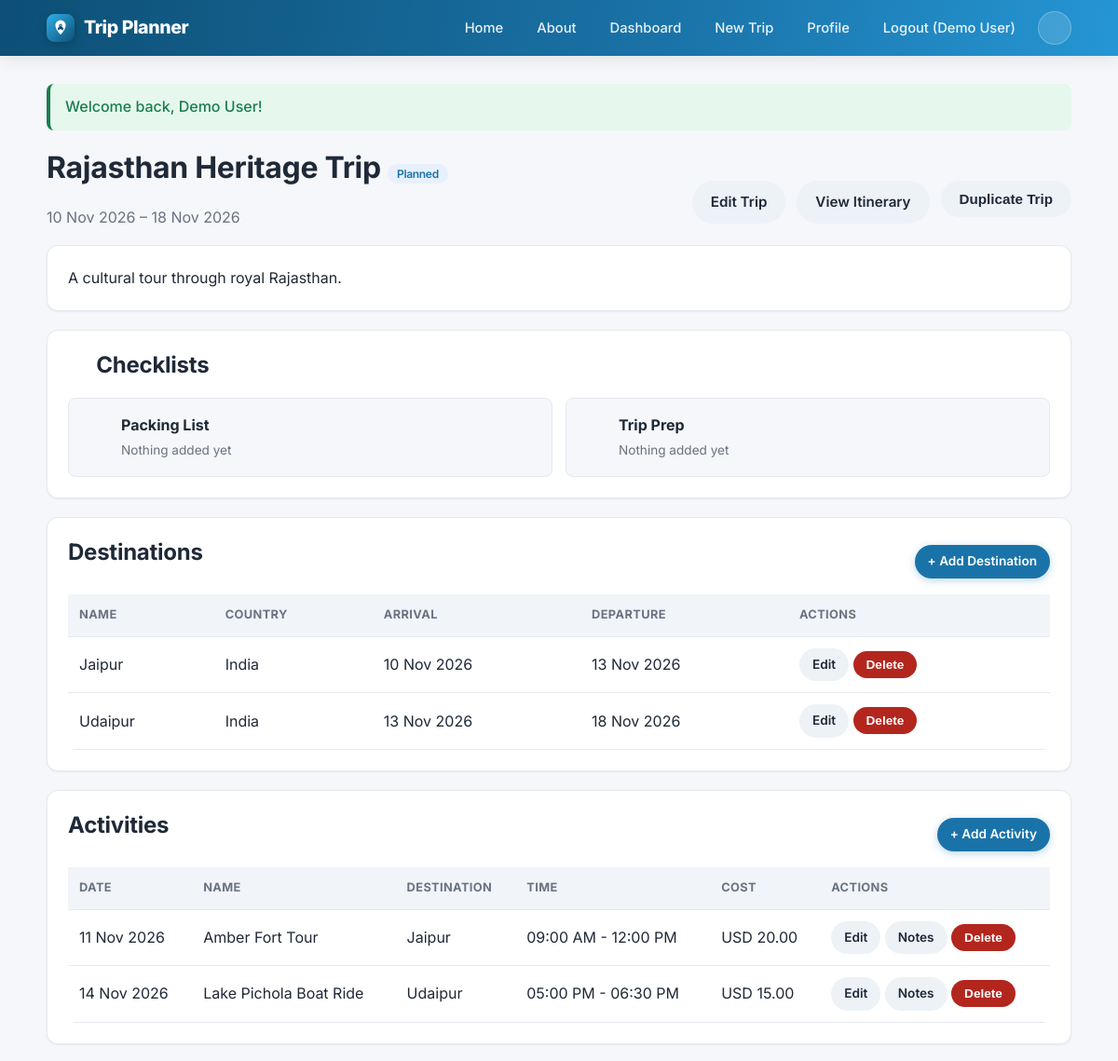
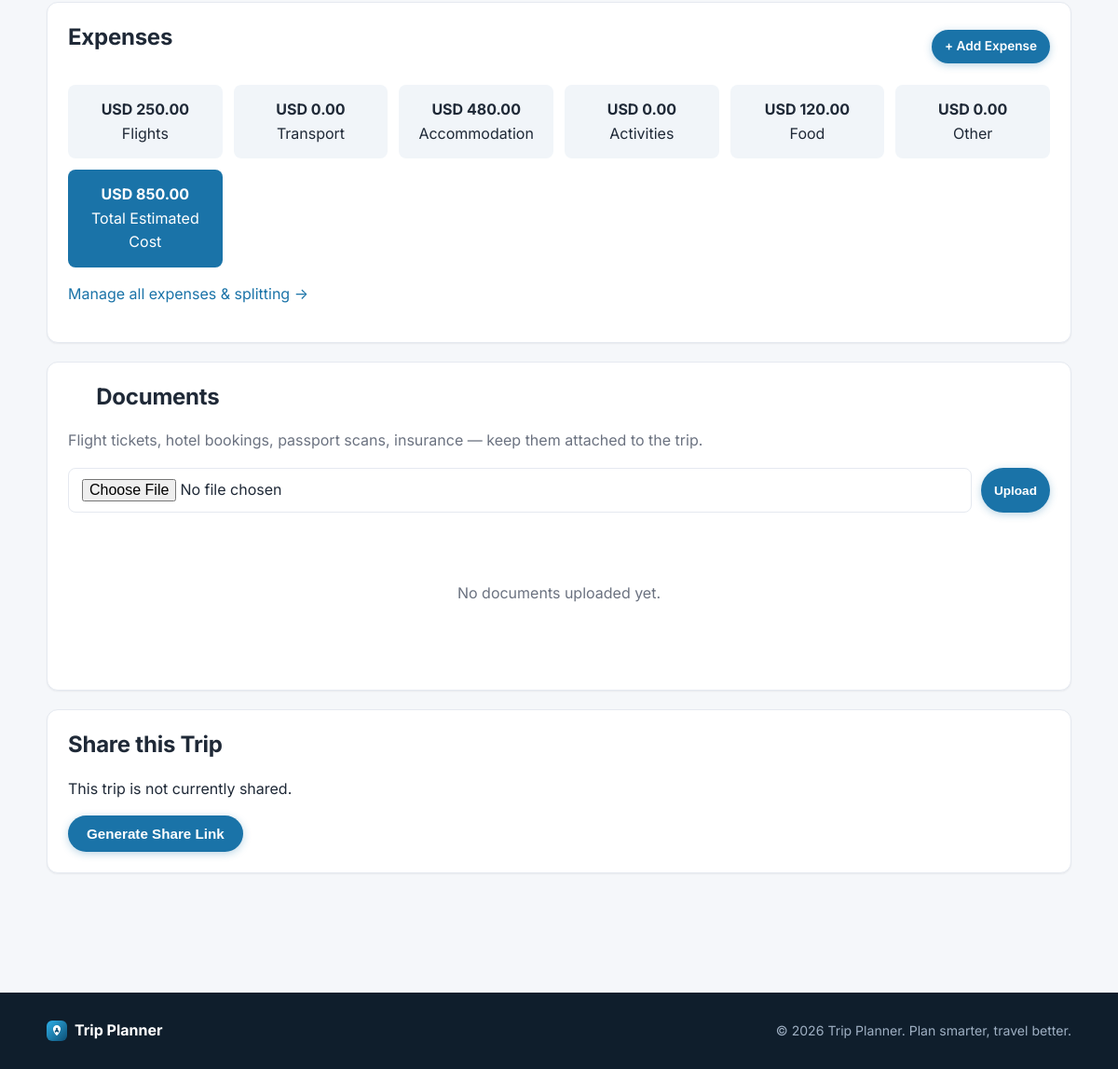
/trip-details.php?id=1 (signed in), run on the app's committed database (2 pictures, top to bottom).
### tables this page shows
CREATE TABLE users (
    id INT UNSIGNED AUTO_INCREMENT PRIMARY KEY,
    name VARCHAR(100) NOT NULL,
    email VARCHAR(150) NOT NULL UNIQUE,
    password_hash VARCHAR(255) NOT NULL,
    role ENUM('user','admin') NOT NULL DEFAULT 'user',
    status ENUM('active','inactive') NOT NULL DEFAULT 'active',
    created_at TIMESTAMP DEFAULT CURRENT_TIMESTAMP,
    updated_at TIMESTAMP DEFAULT CURRENT_TIMESTAMP ON UPDATE CURRENT_TIMESTAMP,
    INDEX idx_users_email (email),
    INDEX idx_users_role (role)
);

CREATE TABLE trips (
    id INT UNSIGNED AUTO_INCREMENT PRIMARY KEY,
    user_id INT UNSIGNED NOT NULL,
    name VARCHAR(150) NOT NULL,
    description TEXT,
    cover_image VARCHAR(255) DEFAULT NULL,
    notes TEXT,
    start_date DATE NOT NULL,
    end_date DATE NOT NULL,
    status ENUM('planned','ongoing','completed','cancelled') NOT NULL DEFAULT 'planned',
    created_at TIMESTAMP DEFAULT CURRENT_TIMESTAMP,
    updated_at TIMESTAMP DEFAULT CURRENT_TIMESTAMP ON UPDATE CURRENT_TIMESTAMP,
    CONSTRAINT fk_trips_user FOREIGN KEY (user_id) REFERENCES users(id) ON DELETE CASCADE,
    INDEX idx_trips_user (user_id),
    INDEX idx_trips_status (status)
);

CREATE TABLE destinations (
    id INT UNSIGNED AUTO_INCREMENT PRIMARY KEY,
    trip_id INT UNSIGNED NOT NULL,
    name VARCHAR(150) NOT NULL,
    country VARCHAR(100) NOT NULL,
    location VARCHAR(255) DEFAULT NULL,
    notes TEXT,
    arrival_date DATE NOT NULL,
    departure_date DATE NOT NULL,
    sort_order INT UNSIGNED NOT NULL DEFAULT 0,
    created_at TIMESTAMP DEFAULT CURRENT_TIMESTAMP,
    CONSTRAINT fk_destinations_trip FOREIGN KEY (trip_id) REFERENCES trips(id) ON DELETE CASCADE,
    INDEX idx_destinations_trip (trip_id)
);

CREATE TABLE activities (
    id INT UNSIGNED AUTO_INCREMENT PRIMARY KEY,
    trip_id INT UNSIGNED NOT NULL,
    destination_id INT UNSIGNED DEFAULT NULL,
    name VARCHAR(150) NOT NULL,
    description TEXT,
    location VARCHAR(255) DEFAULT NULL,
    activity_date DATE NOT NULL,
    start_time TIME DEFAULT NULL,
    end_time TIME DEFAULT NULL,
    estimated_cost DECIMAL(10,2) NOT NULL DEFAULT 0.00,
    created_at TIMESTAMP DEFAULT CURRENT_TIMESTAMP,
    CONSTRAINT fk_activities_trip FOREIGN KEY (trip_id) REFERENCES trips(id) ON DELETE CASCADE,
    CONSTRAINT fk_activities_destination FOREIGN KEY (destination_id) REFERENCES destinations(id) ON DELETE SET NULL,
    INDEX idx_activities_trip (trip_id),
    INDEX idx_activities_date (activity_date)
);

### includes/auth.php (called while the page is built, shortened)
<?php
require_once __DIR__ . '/functions.php';
function isLoggedIn(): bool
{
    return !empty($_SESSION['user_id']);
}
function currentUser(): ?array
{
    static $user = null;
    if ($user === null) {
        $pdo = getDB();
        $stmt = $pdo->prepare('SELECT id, name, email, role, status FROM users WHERE id = ?');
        $stmt->execute([$_SESSION['user_id']]);
        $user = $stmt->fetch() ?: null;
    }
    return $user;
}
function requireLogin(): array
{
    $user = currentUser();
    return $user;
}

### includes/functions.php (called while the page is built, shortened)
<?php
function e(?string $value): string
{
    return htmlspecialchars($value ?? '', ENT_QUOTES, 'UTF-8');
}
function flash(string $key, ?string $message = null)
{
    if (!empty($_SESSION['flash'][$key])) {
        $msg = $_SESSION['flash'][$key];
        return $msg;
    }
    return null;
}
function formatMoney(float $amount, string $currency = 'USD'): string
{
    return $currency . ' ' . number_format($amount, 2);
}
function formatDate(?string $date): string
{
    $ts = strtotime($date);
    return $ts ? date('d M Y', $ts) : '';
}
function formatTime(?string $time): string
{
    $ts = strtotime($time);
    return $ts ? date('h:i A', $ts) : '';
}
function getOwnedTrip(int $tripId, int $userId): ?array
{
    $pdo = getDB();
    $stmt = $pdo->prepare('SELECT * FROM trips WHERE id = ? AND user_id = ?');
    $stmt->execute([$tripId, $userId]);
    $trip = $stmt->fetch();
    return $trip ?: null;
}
function getTripTotals(int $tripId): array
{
    $pdo = getDB();
    $stmt = $pdo->prepare('SELECT category, COALESCE(SUM(amount),0) as total FROM expenses WHERE trip_id = ? GROUP BY category');
    $stmt->execute([$tripId]);
    $rows = $stmt->fetchAll();
    $totals = [
        'flight' => 0, 'transport' => 0, 'accommodation' => 0,
        'activity' => 0, 'food' => 0, 'other' => 0,
    ];
    foreach ($rows as $row) {
        $totals[$row['category']] = (float)$row['total'];
    }
    $totals['grand_total'] = array_sum($totals);
    return $totals;
}
function getChecklist(int $tripId, string $type): array
{
    $pdo = getDB();
    $stmt = $pdo->prepare('SELECT * FROM trip_checklist_items WHERE trip_id = ? AND type = ? ORDER BY sort_order ASC, id ASC');
    $stmt->execute([$tripId, $type]);
    return $stmt->fetchAll();
}

### trip-details.php (the view, shortened to what this page needs)
<?php
require_once __DIR__ . '/includes/auth.php';
$user = requireLogin();
$tripId = (int)($_GET['id'] ?? 0);
$trip = getOwnedTrip($tripId, $user['id']);
$pdo = getDB();
$stmt = $pdo->prepare('SELECT * FROM destinations WHERE trip_id = ? ORDER BY sort_order ASC, arrival_date ASC');
$stmt->execute([$tripId]);
$destinations = $stmt->fetchAll();
$stmt = $pdo->prepare('
  SELECT a.*, d.name as destination_name,
    (SELECT COUNT(*) FROM activity_comments c WHERE c.activity_id = a.id) as comment_count
  FROM activities a LEFT JOIN destinations d ON d.id = a.destination_id
  WHERE a.trip_id = ? ORDER BY a.activity_date ASC, a.start_time ASC
');
$stmt->execute([$tripId]);
$activities = $stmt->fetchAll();
$totals = getTripTotals($tripId);
$stmt = $pdo->prepare('SELECT token, is_active FROM trip_shares WHERE trip_id = ?');
$stmt->execute([$tripId]);
$share = $stmt->fetch();
$stmt = $pdo->prepare('SELECT * FROM trip_documents WHERE trip_id = ? ORDER BY uploaded_at DESC');
$stmt->execute([$tripId]);
$documents = $stmt->fetchAll();
$packingItems = getChecklist($tripId, 'packing');
$prepItems = getChecklist($tripId, 'prep');
$packingDone = count(array_filter($packingItems, fn($i) => (int)$i['is_done'] === 1));
$prepDone = count(array_filter($prepItems, fn($i) => (int)$i['is_done'] === 1));
require_once __DIR__ . '/includes/header.php';
?>
<div class="flex-between">
  <div>
    <h1 class="mt-0"><?= e($trip['name']) ?> <span class="badge badge-<?= e($trip['status']) ?>"><?= e(ucfirst($trip['status'])) ?></span></h1>
    <p class="text-muted"><?= e(formatDate($trip['start_date'])) ?> &ndash; <?= e(formatDate($trip['end_date'])) ?></p>
  </div>
  <div class="btn-row">
    <a class="btn btn-secondary" href="<?= BASE_URL ?>/edit-trip.php?id=<?= $tripId ?>">Edit Trip</a>
    <a class="btn btn-secondary" href="<?= BASE_URL ?>/itinerary.php?id=<?= $tripId ?>">View Itinerary</a>
    <form method="post" action="<?= BASE_URL ?>/duplicate-trip.php" style="display:inline">
      <button type="submit" class="btn btn-secondary">Duplicate Trip</button>
    </form>
  </div>
</div>
<?php if ($trip['description']): ?><div class="card"><?= nl2br(e($trip['description'])) ?></div><?php endif; ?>
<div class="card">
  <h2 class="mt-0"><?= icon('check', 'icon-inline') ?> Checklists</h2>
  <div class="checklist-summary-grid">
    <a class="checklist-summary-card" href="<?= BASE_URL ?>/checklist.php?trip_id=<?= $tripId ?>&type=packing">
      <?= icon('suitcase') ?>
      <div>
        <strong>Packing List</strong>
        <span class="text-muted"><?= $packingItems ? "$packingDone/" . count($packingItems) . ' packed' : 'Nothing added yet' ?></span>
      </div>
    </a>
    <a class="checklist-summary-card" href="<?= BASE_URL ?>/checklist.php?trip_id=<?= $tripId ?>&type=prep">
      <?= icon('check') ?>
      <div>
        <strong>Trip Prep</strong>
        <span class="text-muted"><?= $prepItems ? "$prepDone/" . count($prepItems) . ' done' : 'Nothing added yet' ?></span>
      </div>
    </a>
  </div>
</div>
<div class="card">
  <div class="flex-between">
    <h2 class="mt-0">Destinations</h2>
    <a class="btn btn-primary btn-sm" href="<?= BASE_URL ?>/add-destination.php?trip_id=<?= $tripId ?>">+ Add Destination</a>
  </div>
  <?php if (empty($destinations)): ?>
    <div class="empty-state"><p>No destinations added yet.</p></div>
  <?php else: ?>
    <div class="table-wrap">
      <table>
        <thead><tr><th>Name</th><th>Country</th><th>Arrival</th><th>Departure</th><th>Actions</th></tr></thead>
        <tbody>
        <?php foreach ($destinations as $d): ?>
          <tr>
            <td><?= e($d['name']) ?></td>
            <td><?= e($d['country']) ?></td>
            <td><?= e(formatDate($d['arrival_date'])) ?></td>
            <td><?= e(formatDate($d['departure_date'])) ?></td>
            <td>
              <a class="btn btn-secondary btn-sm" href="<?= BASE_URL ?>/edit-destination.php?id=<?= (int)$d['id'] ?>">Edit</a>
              <form style="display:inline" method="post" action="<?= BASE_URL ?>/delete-destination.php" data-confirm="Delete this destination?">
                <button type="submit" class="btn btn-danger btn-sm">Delete</button>
              </form>
            </td>
          </tr>
        <?php endforeach; ?>
        </tbody>
      </table>
    </div>
  <?php endif; ?>
</div>
<div class="card">
  <div class="flex-between">
    <h2 class="mt-0">Activities</h2>
    <a class="btn btn-primary btn-sm" href="<?= BASE_URL ?>/add-activity.php?trip_id=<?= $tripId ?>">+ Add Activity</a>
  </div>
  <?php if (empty($activities)): ?>
    <div class="empty-state"><p>No activities added yet.</p></div>
  <?php else: ?>
    <div class="table-wrap">
      <table>
        <thead><tr><th>Date</th><th>Name</th><th>Destination</th><th>Time</th><th>Cost</th><th>Actions</th></tr></thead>
        <tbody>
        <?php foreach ($activities as $a): ?>
          <tr>
            <td><?= e(formatDate($a['activity_date'])) ?></td>
            <td><?= e($a['name']) ?></td>
            <td><?= e($a['destination_name'] ?? '—') ?></td>
            <td><?= e(formatTime($a['start_time'])) ?><?= $a['end_time'] ? ' - ' . e(formatTime($a['end_time'])) : '' ?></td>
            <td><?= e(formatMoney((float)$a['estimated_cost'])) ?></td>
            <td>
              <a class="btn btn-secondary btn-sm" href="<?= BASE_URL ?>/edit-activity.php?id=<?= (int)$a['id'] ?>">Edit</a>
              <a class="btn btn-secondary btn-sm" href="<?= BASE_URL ?>/activity-comments.php?activity_id=<?= (int)$a['id'] ?>">Notes<?= $a['comment_count'] ? ' (' . (int)$a['comment_count'] . ')' : '' ?></a>
              <form style="display:inline" method="post" action="<?= BASE_URL ?>/delete-activity.php" data-confirm="Delete this activity?">
                <button type="submit" class="btn btn-danger btn-sm">Delete</button>
              </form>
            </td>
          </tr>
        <?php endforeach; ?>
        </tbody>
      </table>
    </div>
  <?php endif; ?>
</div>
<div class="card">
  <div class="flex-between">
    <h2 class="mt-0">Expenses</h2>
    <a class="btn btn-primary btn-sm" href="<?= BASE_URL ?>/expenses.php?trip_id=<?= $tripId ?>&action=add">+ Add Expense</a>
  </div>
  <div class="cost-summary">
    <div class="cost-item"><strong><?= e(formatMoney($totals['flight'])) ?></strong><br>Flights</div>
    <div class="cost-item"><strong><?= e(formatMoney($totals['transport'])) ?></strong><br>Transport</div>
    <div class="cost-item"><strong><?= e(formatMoney($totals['accommodation'])) ?></strong><br>Accommodation</div>
    <div class="cost-item"><strong><?= e(formatMoney($totals['activity'])) ?></strong><br>Activities</div>
    <div class="cost-item"><strong><?= e(formatMoney($totals['food'])) ?></strong><br>Food</div>
    <div class="cost-item"><strong><?= e(formatMoney($totals['other'])) ?></strong><br>Other</div>
    <div class="cost-item total"><strong><?= e(formatMoney($totals['grand_total'])) ?></strong><br>Total Estimated Cost</div>
  </div>
  <p><a href="<?= BASE_URL ?>/expenses.php?trip_id=<?= $tripId ?>">Manage all expenses &amp; splitting &rarr;</a></p>
</div>
<div class="card">
  <h2 class="mt-0"><?= icon('link', 'icon-inline') ?> Documents</h2>
  <p class="text-muted mt-0">Flight tickets, hotel bookings, passport scans, insurance — keep them attached to the trip.</p>
  <form method="post" action="<?= BASE_URL ?>/upload-document.php" enctype="multipart/form-data" class="checklist-add-row">
    <input type="file" name="document" accept=".pdf,.jpg,.jpeg,.png,.webp,.doc,.docx" required>
    <button type="submit" class="btn btn-primary btn-sm">Upload</button>
  </form>
  <?php if (empty($documents)): ?>
    <div class="empty-state"><p>No documents uploaded yet.</p></div>
  <?php endif; ?>
</div>
<div class="card">
  <h2 class="mt-0">Share this Trip</h2>
  <?php if ($share && $share['is_active']): ?>
    <p>Your itinerary is publicly viewable at:</p>
    <p><code><?= e('/shared-trip.php?token=' . $share['token']) ?></code></p>
    <form method="post" action="<?= BASE_URL ?>/toggle-share.php">
      <?= csrf_field() ?>
      <input type="hidden" name="trip_id" value="<?= $tripId ?>">
      <input type="hidden" name="action" value="disable">
      <button type="submit" class="btn btn-secondary">Disable Sharing</button>
    </form>
  <?php else: ?>
    <p>This trip is not currently shared.</p>
    <form method="post" action="<?= BASE_URL ?>/toggle-share.php">
      <button type="submit" class="btn btn-primary">Generate Share Link</button>
    </form>
  <?php endif; ?>
</div>
<?php require_once __DIR__ . '/includes/footer.php'; ?>

### includes/header.php (shortened to what this page needs)
<?php
require_once __DIR__ . '/functions.php';
require_once __DIR__ . '/icons.php';
$user = function_exists('currentUser') ? currentUser() : null;
?>
<!DOCTYPE html>
<html lang="en">
<head>
<link rel="stylesheet" href="<?= BASE_URL ?>/assets/css/style.css">
</head>
<body>
<header class="site-header">
  <div class="container header-inner">
    <a class="logo" href="<?= BASE_URL ?>/index.php"><img src="<?= BASE_URL ?>/assets/images/logo.svg" width="30" height="30" alt=""> Trip Planner</a>
    <nav class="main-nav" aria-label="Main navigation">
      <ul id="navLinks" class="nav-links">
        <li><a href="<?= BASE_URL ?>/index.php">Home</a></li>
        <li><a href="<?= BASE_URL ?>/about.php">About</a></li>
        <?php if ($user): ?>
          <li><a href="<?= BASE_URL ?>/dashboard.php">Dashboard</a></li>
          <li><a href="<?= BASE_URL ?>/create-trip.php">New Trip</a></li>
          <li><a href="<?= BASE_URL ?>/profile.php">Profile</a></li>
          <li><a href="<?= BASE_URL ?>/logout.php">Logout (<?= e($user['name']) ?>)</a></li>
        <?php else: ?>
          <li><a href="<?= BASE_URL ?>/login.php">Login</a></li>
          <li><a href="<?= BASE_URL ?>/register.php">Register</a></li>
        <?php endif; ?>
        <li><button type="button" id="themeToggle" class="theme-toggle" aria-label="Toggle dark mode" title="Toggle dark mode"><?= icon('moon', 'theme-icon-dark') ?><?= icon('sun', 'theme-icon-light') ?></button></li>
      </ul>
    </nav>
  </div>
</header>
<main class="container main-content">
<?php
$ok  = flash('success');
if ($err): ?>
<?php endif;
if ($ok): ?>
  <div class="alert alert-success" role="alert"><?= e($ok) ?></div>
<?php endif; ?>

### data on the page
users: name "Demo User"
trips: name "Rajasthan Heritage Trip", status "Planned", start_date "10 Nov 2026", end_date "18 Nov 2026", description "A cultural tour through royal Rajasthan."
destinations: name "Jaipur", country "India", arrival_date "10 Nov 2026", departure_date "13 Nov 2026"
destinations: name "Udaipur", country "India", arrival_date "13 Nov 2026", departure_date "18 Nov 2026"
activities: activity_date "11 Nov 2026", name "Amber Fort Tour", destination.name "Jaipur", start_time "09:00 AM", end_time "12:00 PM", estimated_cost "USD 20.00"
activities: activity_date "14 Nov 2026", name "Lake Pichola Boat Ride", destination.name "Udaipur", start_time "05:00 PM", end_time "06:30 PM", estimated_cost "USD 15.00"

### other printed values
$ok "Welcome back, Demo User!"
formatMoney($totals['flight']) "USD 250.00"
formatMoney($totals['transport']) "USD 0.00"
formatMoney($totals['accommodation']) "USD 480.00"
formatMoney($totals['activity']) "USD 0.00"
formatMoney($totals['food']) "USD 120.00"
formatMoney($totals['other']) "USD 0.00"
formatMoney($totals['grand_total']) "USD 850.00"
